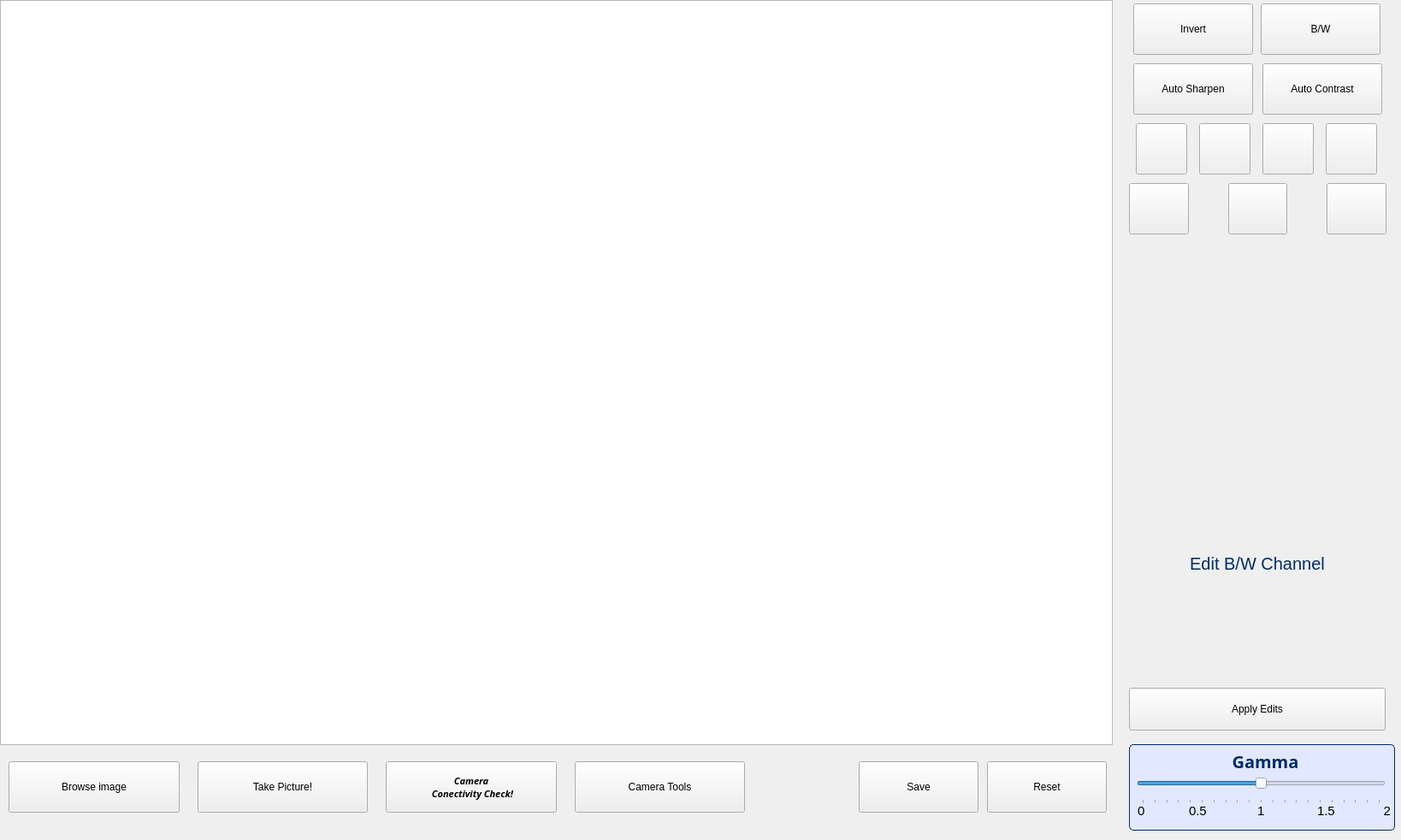
<?xml version="1.0" encoding="UTF-8"?>
<ui version="4.0">
 <class>CameraPlugin</class>
 <widget class="QWidget" name="CameraPlugin">
  <property name="geometry">
   <rect>
    <x>0</x>
    <y>0</y>
    <width>1638</width>
    <height>982</height>
   </rect>
  </property>
  <property name="cursor">
   <cursorShape>ArrowCursor</cursorShape>
  </property>
  <property name="windowTitle">
   <string>Camera - Editor Plugin (B/W Version)</string>
  </property>
  <widget class="QWidget" name="layoutWidget">
   <property name="geometry">
    <rect>
     <x>10</x>
     <y>880</y>
     <width>861</width>
     <height>81</height>
    </rect>
   </property>
   <layout class="QHBoxLayout" name="horizontalLayout">
    <item>
     <widget class="QPushButton" name="browseButton">
      <property name="sizePolicy">
       <sizepolicy hsizetype="Maximum" vsizetype="Fixed">
        <horstretch>0</horstretch>
        <verstretch>0</verstretch>
       </sizepolicy>
      </property>
      <property name="maximumSize">
       <size>
        <width>200</width>
        <height>60</height>
       </size>
      </property>
      <property name="cursor">
       <cursorShape>PointingHandCursor</cursorShape>
      </property>
      <property name="text">
       <string>Browse image</string>
      </property>
     </widget>
    </item>
    <item>
     <spacer name="horizontalSpacer">
      <property name="orientation">
       <enum>Qt::Horizontal</enum>
      </property>
      <property name="sizeType">
       <enum>QSizePolicy::Fixed</enum>
      </property>
      <property name="sizeHint" stdset="0">
       <size>
        <width>15</width>
        <height>28</height>
       </size>
      </property>
     </spacer>
    </item>
    <item>
     <widget class="QPushButton" name="TakePictureButton">
      <property name="sizePolicy">
       <sizepolicy hsizetype="Maximum" vsizetype="Fixed">
        <horstretch>0</horstretch>
        <verstretch>0</verstretch>
       </sizepolicy>
      </property>
      <property name="maximumSize">
       <size>
        <width>200</width>
        <height>60</height>
       </size>
      </property>
      <property name="cursor">
       <cursorShape>PointingHandCursor</cursorShape>
      </property>
      <property name="text">
       <string>Take Picture!</string>
      </property>
     </widget>
    </item>
    <item>
     <spacer name="horizontalSpacer_2">
      <property name="orientation">
       <enum>Qt::Horizontal</enum>
      </property>
      <property name="sizeType">
       <enum>QSizePolicy::Fixed</enum>
      </property>
      <property name="sizeHint" stdset="0">
       <size>
        <width>15</width>
        <height>30</height>
       </size>
      </property>
     </spacer>
    </item>
    <item>
     <widget class="QPushButton" name="CheckCameraButton">
      <property name="sizePolicy">
       <sizepolicy hsizetype="Preferred" vsizetype="Fixed">
        <horstretch>0</horstretch>
        <verstretch>0</verstretch>
       </sizepolicy>
      </property>
      <property name="maximumSize">
       <size>
        <width>200</width>
        <height>60</height>
       </size>
      </property>
      <property name="font">
       <font>
        <family>MS Reference Sans Serif</family>
        <pointsize>8</pointsize>
        <weight>75</weight>
        <italic>true</italic>
        <bold>true</bold>
        <underline>false</underline>
       </font>
      </property>
      <property name="cursor">
       <cursorShape>PointingHandCursor</cursorShape>
      </property>
      <property name="text">
       <string>Camera 
 Conectivity Check!</string>
      </property>
     </widget>
    </item>
    <item>
     <spacer name="horizontalSpacer_3">
      <property name="orientation">
       <enum>Qt::Horizontal</enum>
      </property>
      <property name="sizeType">
       <enum>QSizePolicy::Fixed</enum>
      </property>
      <property name="sizeHint" stdset="0">
       <size>
        <width>15</width>
        <height>30</height>
       </size>
      </property>
     </spacer>
    </item>
    <item>
     <widget class="QPushButton" name="cameraSettingButton">
      <property name="sizePolicy">
       <sizepolicy hsizetype="Maximum" vsizetype="Fixed">
        <horstretch>0</horstretch>
        <verstretch>0</verstretch>
       </sizepolicy>
      </property>
      <property name="maximumSize">
       <size>
        <width>200</width>
        <height>60</height>
       </size>
      </property>
      <property name="cursor">
       <cursorShape>PointingHandCursor</cursorShape>
      </property>
      <property name="text">
       <string>Camera Tools</string>
      </property>
     </widget>
    </item>
   </layout>
  </widget>
  <widget class="QGraphicsView" name="imageArea">
   <property name="geometry">
    <rect>
     <x>0</x>
     <y>0</y>
     <width>1301</width>
     <height>871</height>
    </rect>
   </property>
   <property name="mouseTracking">
    <bool>false</bool>
   </property>
   <property name="focusPolicy">
    <enum>Qt::ClickFocus</enum>
   </property>
   <property name="autoFillBackground">
    <bool>false</bool>
   </property>
   <property name="verticalScrollBarPolicy">
    <enum>Qt::ScrollBarAsNeeded</enum>
   </property>
   <property name="horizontalScrollBarPolicy">
    <enum>Qt::ScrollBarAsNeeded</enum>
   </property>
   <property name="sizeAdjustPolicy">
    <enum>QAbstractScrollArea::AdjustIgnored</enum>
   </property>
   <property name="backgroundBrush">
    <brush brushstyle="SolidPattern">
     <color alpha="255">
      <red>200</red>
      <green>200</green>
      <blue>200</blue>
     </color>
    </brush>
   </property>
   <property name="alignment">
    <set>Qt::AlignLeading|Qt::AlignLeft|Qt::AlignTop</set>
   </property>
  </widget>
  <widget class="QWidget" name="layoutWidget">
   <property name="geometry">
    <rect>
     <x>1320</x>
     <y>0</y>
     <width>301</width>
     <height>861</height>
    </rect>
   </property>
   <layout class="QVBoxLayout" name="verticalLayout">
    <item>
     <layout class="QHBoxLayout" name="horizontalLayout_2">
      <property name="spacing">
       <number>4</number>
      </property>
      <property name="sizeConstraint">
       <enum>QLayout::SetFixedSize</enum>
      </property>
      <item>
       <widget class="QPushButton" name="invertButton">
        <property name="sizePolicy">
         <sizepolicy hsizetype="Maximum" vsizetype="Maximum">
          <horstretch>0</horstretch>
          <verstretch>0</verstretch>
         </sizepolicy>
        </property>
        <property name="maximumSize">
         <size>
          <width>140</width>
          <height>60</height>
         </size>
        </property>
        <property name="cursor">
         <cursorShape>PointingHandCursor</cursorShape>
        </property>
        <property name="text">
         <string>Invert</string>
        </property>
       </widget>
      </item>
      <item>
       <widget class="QPushButton" name="BWButton">
        <property name="sizePolicy">
         <sizepolicy hsizetype="Maximum" vsizetype="Maximum">
          <horstretch>0</horstretch>
          <verstretch>0</verstretch>
         </sizepolicy>
        </property>
        <property name="maximumSize">
         <size>
          <width>140</width>
          <height>60</height>
         </size>
        </property>
        <property name="cursor">
         <cursorShape>PointingHandCursor</cursorShape>
        </property>
        <property name="text">
         <string>B/W</string>
        </property>
       </widget>
      </item>
     </layout>
    </item>
    <item>
     <layout class="QHBoxLayout" name="horizontalLayout_3">
      <item>
       <widget class="QPushButton" name="ASButton">
        <property name="sizePolicy">
         <sizepolicy hsizetype="Fixed" vsizetype="Fixed">
          <horstretch>0</horstretch>
          <verstretch>0</verstretch>
         </sizepolicy>
        </property>
        <property name="maximumSize">
         <size>
          <width>140</width>
          <height>60</height>
         </size>
        </property>
        <property name="cursor">
         <cursorShape>PointingHandCursor</cursorShape>
        </property>
        <property name="text">
         <string>Auto Sharpen</string>
        </property>
       </widget>
      </item>
      <item>
       <widget class="QPushButton" name="ACButton">
        <property name="sizePolicy">
         <sizepolicy hsizetype="Fixed" vsizetype="Fixed">
          <horstretch>0</horstretch>
          <verstretch>0</verstretch>
         </sizepolicy>
        </property>
        <property name="maximumSize">
         <size>
          <width>140</width>
          <height>60</height>
         </size>
        </property>
        <property name="cursor">
         <cursorShape>PointingHandCursor</cursorShape>
        </property>
        <property name="text">
         <string>Auto Contrast</string>
        </property>
       </widget>
      </item>
     </layout>
    </item>
    <item>
     <layout class="QHBoxLayout" name="horizontalLayout_4">
      <item>
       <widget class="QPushButton" name="hflip">
        <property name="sizePolicy">
         <sizepolicy hsizetype="Maximum" vsizetype="Maximum">
          <horstretch>0</horstretch>
          <verstretch>0</verstretch>
         </sizepolicy>
        </property>
        <property name="maximumSize">
         <size>
          <width>60</width>
          <height>60</height>
         </size>
        </property>
        <property name="cursor">
         <cursorShape>PointingHandCursor</cursorShape>
        </property>
        <property name="text">
         <string/>
        </property>
        <property name="icon">
         <iconset>
          <normaloff>../images/hflip.png</normaloff>../images/hflip.png</iconset>
        </property>
        <property name="iconSize">
         <size>
          <width>50</width>
          <height>50</height>
         </size>
        </property>
       </widget>
      </item>
      <item>
       <widget class="QPushButton" name="rotateClockWise">
        <property name="sizePolicy">
         <sizepolicy hsizetype="Maximum" vsizetype="Maximum">
          <horstretch>0</horstretch>
          <verstretch>0</verstretch>
         </sizepolicy>
        </property>
        <property name="maximumSize">
         <size>
          <width>60</width>
          <height>60</height>
         </size>
        </property>
        <property name="cursor">
         <cursorShape>PointingHandCursor</cursorShape>
        </property>
        <property name="text">
         <string/>
        </property>
        <property name="icon">
         <iconset>
          <normaloff>../images/clockwise.png</normaloff>../images/clockwise.png</iconset>
        </property>
        <property name="iconSize">
         <size>
          <width>50</width>
          <height>50</height>
         </size>
        </property>
       </widget>
      </item>
      <item>
       <widget class="QPushButton" name="rotateUnClockWise">
        <property name="sizePolicy">
         <sizepolicy hsizetype="Maximum" vsizetype="Maximum">
          <horstretch>0</horstretch>
          <verstretch>0</verstretch>
         </sizepolicy>
        </property>
        <property name="maximumSize">
         <size>
          <width>60</width>
          <height>60</height>
         </size>
        </property>
        <property name="cursor">
         <cursorShape>PointingHandCursor</cursorShape>
        </property>
        <property name="text">
         <string/>
        </property>
        <property name="icon">
         <iconset>
          <normaloff>../images/Unclockwise.png</normaloff>../images/Unclockwise.png</iconset>
        </property>
        <property name="iconSize">
         <size>
          <width>50</width>
          <height>50</height>
         </size>
        </property>
       </widget>
      </item>
      <item>
       <widget class="QPushButton" name="vflip">
        <property name="sizePolicy">
         <sizepolicy hsizetype="Maximum" vsizetype="Maximum">
          <horstretch>0</horstretch>
          <verstretch>0</verstretch>
         </sizepolicy>
        </property>
        <property name="maximumSize">
         <size>
          <width>60</width>
          <height>60</height>
         </size>
        </property>
        <property name="cursor">
         <cursorShape>PointingHandCursor</cursorShape>
        </property>
        <property name="text">
         <string/>
        </property>
        <property name="icon">
         <iconset>
          <normaloff>../images/vflip.png</normaloff>../images/vflip.png</iconset>
        </property>
        <property name="iconSize">
         <size>
          <width>50</width>
          <height>50</height>
         </size>
        </property>
       </widget>
      </item>
     </layout>
    </item>
    <item>
     <layout class="QHBoxLayout" name="horizontalLayout_6">
      <item>
       <widget class="QPushButton" name="zoomIn">
        <property name="sizePolicy">
         <sizepolicy hsizetype="Fixed" vsizetype="Fixed">
          <horstretch>0</horstretch>
          <verstretch>0</verstretch>
         </sizepolicy>
        </property>
        <property name="maximumSize">
         <size>
          <width>130</width>
          <height>60</height>
         </size>
        </property>
        <property name="cursor">
         <cursorShape>PointingHandCursor</cursorShape>
        </property>
        <property name="text">
         <string/>
        </property>
        <property name="icon">
         <iconset>
          <normaloff>../images/zoom-in.png</normaloff>../images/zoom-in.png</iconset>
        </property>
        <property name="iconSize">
         <size>
          <width>50</width>
          <height>50</height>
         </size>
        </property>
       </widget>
      </item>
      <item>
       <spacer name="horizontalSpacer_4">
        <property name="orientation">
         <enum>Qt::Horizontal</enum>
        </property>
        <property name="sizeType">
         <enum>QSizePolicy::Fixed</enum>
        </property>
        <property name="sizeHint" stdset="0">
         <size>
          <width>40</width>
          <height>20</height>
         </size>
        </property>
       </spacer>
      </item>
      <item>
       <widget class="QPushButton" name="rstZoom">
        <property name="sizePolicy">
         <sizepolicy hsizetype="Fixed" vsizetype="Fixed">
          <horstretch>0</horstretch>
          <verstretch>0</verstretch>
         </sizepolicy>
        </property>
        <property name="maximumSize">
         <size>
          <width>130</width>
          <height>60</height>
         </size>
        </property>
        <property name="cursor">
         <cursorShape>PointingHandCursor</cursorShape>
        </property>
        <property name="text">
         <string/>
        </property>
        <property name="icon">
         <iconset>
          <normaloff>../images/zoom.png</normaloff>../images/zoom.png</iconset>
        </property>
        <property name="iconSize">
         <size>
          <width>50</width>
          <height>50</height>
         </size>
        </property>
       </widget>
      </item>
      <item>
       <spacer name="horizontalSpacer_5">
        <property name="orientation">
         <enum>Qt::Horizontal</enum>
        </property>
        <property name="sizeType">
         <enum>QSizePolicy::Fixed</enum>
        </property>
        <property name="sizeHint" stdset="0">
         <size>
          <width>40</width>
          <height>20</height>
         </size>
        </property>
       </spacer>
      </item>
      <item>
       <widget class="QPushButton" name="zoomOut">
        <property name="sizePolicy">
         <sizepolicy hsizetype="Fixed" vsizetype="Fixed">
          <horstretch>0</horstretch>
          <verstretch>0</verstretch>
         </sizepolicy>
        </property>
        <property name="maximumSize">
         <size>
          <width>130</width>
          <height>60</height>
         </size>
        </property>
        <property name="cursor">
         <cursorShape>PointingHandCursor</cursorShape>
        </property>
        <property name="text">
         <string/>
        </property>
        <property name="icon">
         <iconset>
          <normaloff>../images/zoom-out.png</normaloff>../images/zoom-out.png</iconset>
        </property>
        <property name="iconSize">
         <size>
          <width>50</width>
          <height>50</height>
         </size>
        </property>
       </widget>
      </item>
     </layout>
    </item>
    <item>
     <widget class="PlotWidget" name="histogram1" native="true">
      <property name="sizePolicy">
       <sizepolicy hsizetype="Maximum" vsizetype="Maximum">
        <horstretch>0</horstretch>
        <verstretch>0</verstretch>
       </sizepolicy>
      </property>
      <property name="maximumSize">
       <size>
        <width>300</width>
        <height>300</height>
       </size>
      </property>
     </widget>
    </item>
    <item>
     <spacer name="verticalSpacer">
      <property name="orientation">
       <enum>Qt::Vertical</enum>
      </property>
      <property name="sizeType">
       <enum>QSizePolicy::Fixed</enum>
      </property>
      <property name="sizeHint" stdset="0">
       <size>
        <width>20</width>
        <height>40</height>
       </size>
      </property>
     </spacer>
    </item>
    <item>
     <widget class="QLabel" name="label">
      <property name="sizePolicy">
       <sizepolicy hsizetype="Maximum" vsizetype="Minimum">
        <horstretch>0</horstretch>
        <verstretch>0</verstretch>
       </sizepolicy>
      </property>
      <property name="maximumSize">
       <size>
        <width>300</width>
        <height>50</height>
       </size>
      </property>
      <property name="styleSheet">
       <string notr="true">color:rgb(0, 43, 100);
font-size:20px;
</string>
      </property>
      <property name="text">
       <string>Edit B/W Channel</string>
      </property>
      <property name="alignment">
       <set>Qt::AlignCenter</set>
      </property>
     </widget>
    </item>
    <item>
     <widget class="QWidget" name="bw_slider_widget" native="true">
      <property name="sizePolicy">
       <sizepolicy hsizetype="Maximum" vsizetype="Maximum">
        <horstretch>0</horstretch>
        <verstretch>0</verstretch>
       </sizepolicy>
      </property>
      <property name="maximumSize">
       <size>
        <width>300</width>
        <height>100</height>
       </size>
      </property>
     </widget>
    </item>
    <item>
     <widget class="QPushButton" name="ApplyChannelEdit">
      <property name="sizePolicy">
       <sizepolicy hsizetype="Maximum" vsizetype="Maximum">
        <horstretch>0</horstretch>
        <verstretch>0</verstretch>
       </sizepolicy>
      </property>
      <property name="maximumSize">
       <size>
        <width>300</width>
        <height>50</height>
       </size>
      </property>
      <property name="cursor">
       <cursorShape>PointingHandCursor</cursorShape>
      </property>
      <property name="layoutDirection">
       <enum>Qt::LeftToRight</enum>
      </property>
      <property name="text">
       <string>Apply Edits</string>
      </property>
     </widget>
    </item>
   </layout>
  </widget>
  <widget class="QWidget" name="layoutWidget">
   <property name="geometry">
    <rect>
     <x>1000</x>
     <y>880</y>
     <width>299</width>
     <height>81</height>
    </rect>
   </property>
   <layout class="QHBoxLayout" name="horizontalLayout_5">
    <item>
     <widget class="QPushButton" name="saveButton">
      <property name="sizePolicy">
       <sizepolicy hsizetype="Maximum" vsizetype="Fixed">
        <horstretch>0</horstretch>
        <verstretch>0</verstretch>
       </sizepolicy>
      </property>
      <property name="maximumSize">
       <size>
        <width>140</width>
        <height>60</height>
       </size>
      </property>
      <property name="cursor">
       <cursorShape>PointingHandCursor</cursorShape>
      </property>
      <property name="text">
       <string>Save</string>
      </property>
     </widget>
    </item>
    <item>
     <widget class="QPushButton" name="resetButton">
      <property name="sizePolicy">
       <sizepolicy hsizetype="Maximum" vsizetype="Fixed">
        <horstretch>0</horstretch>
        <verstretch>0</verstretch>
       </sizepolicy>
      </property>
      <property name="maximumSize">
       <size>
        <width>140</width>
        <height>60</height>
       </size>
      </property>
      <property name="cursor">
       <cursorShape>PointingHandCursor</cursorShape>
      </property>
      <property name="text">
       <string>Reset</string>
      </property>
     </widget>
    </item>
   </layout>
  </widget>
  <widget class="QGroupBox" name="groupBox">
   <property name="geometry">
    <rect>
     <x>1320</x>
     <y>870</y>
     <width>311</width>
     <height>101</height>
    </rect>
   </property>
   <property name="styleSheet">
    <string notr="true">background-color:rgb(225, 232, 255);
border: 1px solid rgb(0, 43, 100);
border-radius: 5px;</string>
   </property>
   <property name="title">
    <string/>
   </property>
   <widget class="QLabel" name="gamaLabel">
    <property name="geometry">
     <rect>
      <x>19</x>
      <y>10</y>
      <width>281</width>
      <height>20</height>
     </rect>
    </property>
    <property name="sizePolicy">
     <sizepolicy hsizetype="Maximum" vsizetype="Maximum">
      <horstretch>0</horstretch>
      <verstretch>0</verstretch>
     </sizepolicy>
    </property>
    <property name="maximumSize">
     <size>
      <width>300</width>
      <height>30</height>
     </size>
    </property>
    <property name="styleSheet">
     <string notr="true">    color:rgb(0, 43, 100);
    font-family: sans-serif;
    font-weight: bold;
font-size:20px;
border:none;
</string>
    </property>
    <property name="text">
     <string>Gamma</string>
    </property>
    <property name="alignment">
     <set>Qt::AlignCenter</set>
    </property>
   </widget>
   <widget class="QSlider" name="gamaSlider">
    <property name="geometry">
     <rect>
      <x>9</x>
      <y>30</y>
      <width>291</width>
      <height>40</height>
     </rect>
    </property>
    <property name="sizePolicy">
     <sizepolicy hsizetype="Maximum" vsizetype="Maximum">
      <horstretch>0</horstretch>
      <verstretch>0</verstretch>
     </sizepolicy>
    </property>
    <property name="maximumSize">
     <size>
      <width>300</width>
      <height>40</height>
     </size>
    </property>
    <property name="layoutDirection">
     <enum>Qt::LeftToRight</enum>
    </property>
    <property name="styleSheet">
     <string notr="true">border:none;</string>
    </property>
    <property name="minimum">
     <number>0</number>
    </property>
    <property name="maximum">
     <number>20</number>
    </property>
    <property name="singleStep">
     <number>1</number>
    </property>
    <property name="pageStep">
     <number>10</number>
    </property>
    <property name="value">
     <number>10</number>
    </property>
    <property name="tracking">
     <bool>true</bool>
    </property>
    <property name="orientation">
     <enum>Qt::Horizontal</enum>
    </property>
    <property name="invertedAppearance">
     <bool>false</bool>
    </property>
    <property name="invertedControls">
     <bool>false</bool>
    </property>
    <property name="tickPosition">
     <enum>QSlider::TicksBelow</enum>
    </property>
    <property name="tickInterval">
     <number>1</number>
    </property>
   </widget>
   <widget class="QLabel" name="label_6">
    <property name="geometry">
     <rect>
      <x>290</x>
      <y>70</y>
      <width>16</width>
      <height>16</height>
     </rect>
    </property>
    <property name="sizePolicy">
     <sizepolicy hsizetype="Fixed" vsizetype="Fixed">
      <horstretch>0</horstretch>
      <verstretch>0</verstretch>
     </sizepolicy>
    </property>
    <property name="styleSheet">
     <string notr="true">font-size:15px;
border:none;</string>
    </property>
    <property name="text">
     <string>2</string>
    </property>
    <property name="alignment">
     <set>Qt::AlignRight|Qt::AlignTrailing|Qt::AlignVCenter</set>
    </property>
   </widget>
   <widget class="QLabel" name="label_3">
    <property name="geometry">
     <rect>
      <x>70</x>
      <y>70</y>
      <width>81</width>
      <height>16</height>
     </rect>
    </property>
    <property name="sizePolicy">
     <sizepolicy hsizetype="Fixed" vsizetype="Fixed">
      <horstretch>0</horstretch>
      <verstretch>0</verstretch>
     </sizepolicy>
    </property>
    <property name="styleSheet">
     <string notr="true">font-size:15px;
border:none;</string>
    </property>
    <property name="text">
     <string>0.5</string>
    </property>
   </widget>
   <widget class="QLabel" name="label_5">
    <property name="geometry">
     <rect>
      <x>220</x>
      <y>70</y>
      <width>71</width>
      <height>16</height>
     </rect>
    </property>
    <property name="sizePolicy">
     <sizepolicy hsizetype="Fixed" vsizetype="Fixed">
      <horstretch>0</horstretch>
      <verstretch>0</verstretch>
     </sizepolicy>
    </property>
    <property name="styleSheet">
     <string notr="true">font-size:15px;
border:none;</string>
    </property>
    <property name="text">
     <string>1.5</string>
    </property>
   </widget>
   <widget class="QLabel" name="label_4">
    <property name="geometry">
     <rect>
      <x>150</x>
      <y>70</y>
      <width>51</width>
      <height>16</height>
     </rect>
    </property>
    <property name="sizePolicy">
     <sizepolicy hsizetype="Fixed" vsizetype="Fixed">
      <horstretch>0</horstretch>
      <verstretch>0</verstretch>
     </sizepolicy>
    </property>
    <property name="styleSheet">
     <string notr="true">font-size:15px;
border:none;</string>
    </property>
    <property name="text">
     <string>1</string>
    </property>
   </widget>
   <widget class="QLabel" name="label_2">
    <property name="geometry">
     <rect>
      <x>10</x>
      <y>70</y>
      <width>31</width>
      <height>16</height>
     </rect>
    </property>
    <property name="sizePolicy">
     <sizepolicy hsizetype="Fixed" vsizetype="Fixed">
      <horstretch>0</horstretch>
      <verstretch>0</verstretch>
     </sizepolicy>
    </property>
    <property name="styleSheet">
     <string notr="true">font-size:15px;
border:none;</string>
    </property>
    <property name="text">
     <string>0</string>
    </property>
   </widget>
   <zorder>gamaSlider</zorder>
   <zorder>label_3</zorder>
   <zorder>label_5</zorder>
   <zorder>label_4</zorder>
   <zorder>label_2</zorder>
   <zorder>label_6</zorder>
   <zorder>gamaLabel</zorder>
  </widget>
 </widget>
 <customwidgets>
  <customwidget>
   <class>PlotWidget</class>
   <extends>QWidget</extends>
   <header>pyqtgraph</header>
   <container>1</container>
  </customwidget>
 </customwidgets>
 <resources/>
 <connections/>
</ui>
